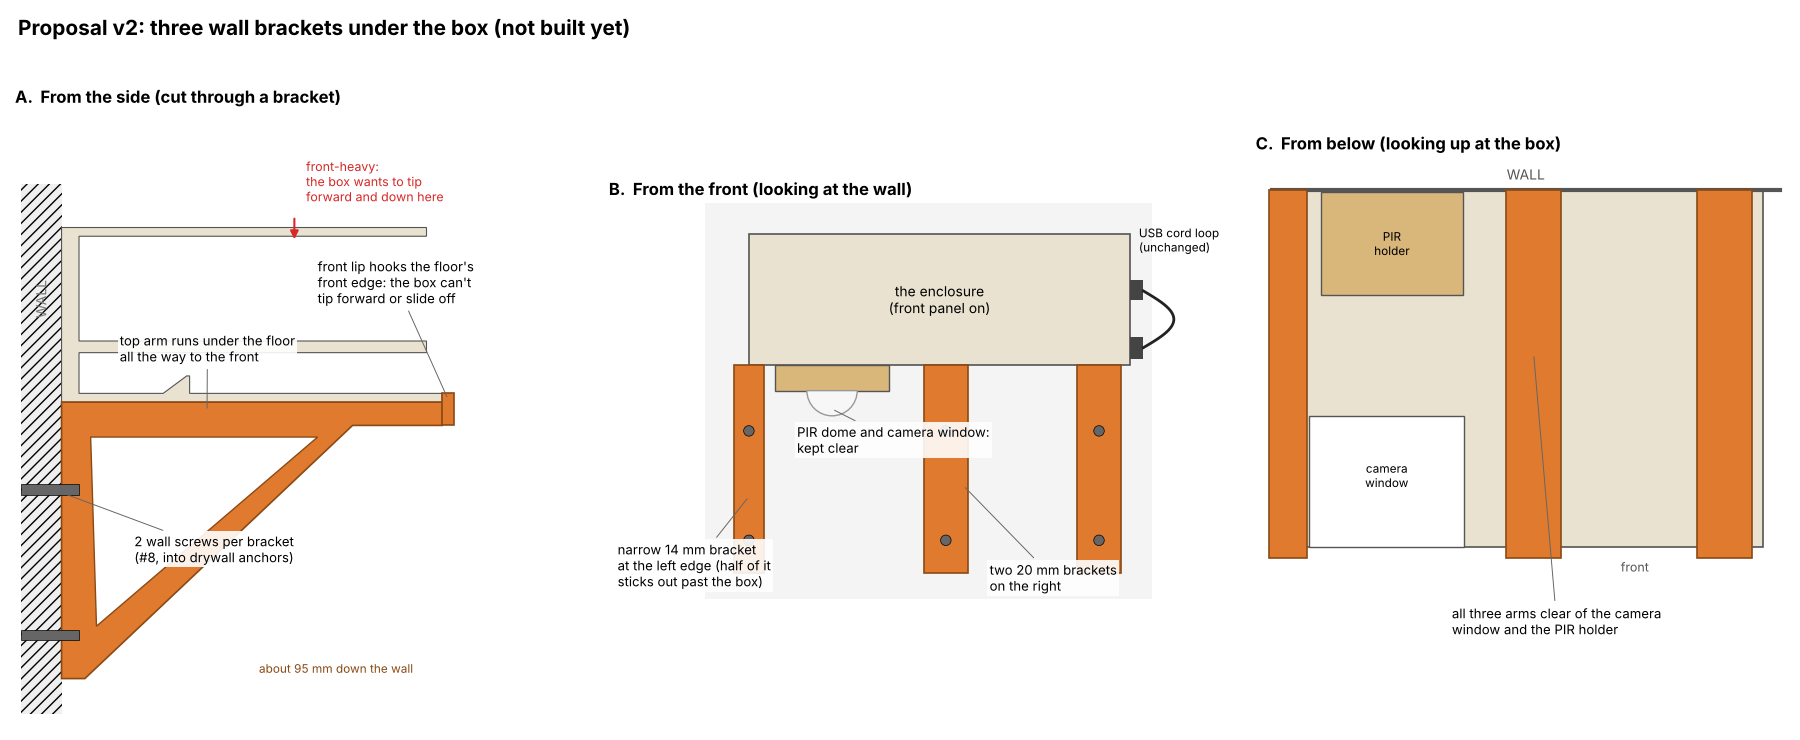

Reproduce this figure in Python.
import sys
sys.path.insert(0, "enclosure"); sys.path.insert(0, sys.argv[1])
import numpy as np, matplotlib
matplotlib.use("Agg")
import matplotlib.pyplot as plt
from matplotlib.patches import Rectangle, Polygon, Circle, Wedge, FancyArrowPatch, PathPatch
from matplotlib.path import Path
from section import section
import enclosure as e

BODY = "#e9e2d0"; BR = "#e07a2f"; RED = "#d62828"; BLUE = "#1f5fbf"; HOLD = "#d9b77a"
lab = dict(fontsize=9.5, bbox=dict(fc="white", ec="none", alpha=0.9, pad=1.5), zorder=20)
W, D, H = e.OUT_X, e.OUT_Y, e.OUT_Z
BRK = [(-7.0, 7.0), (80.0, 100.0), (150.0, 170.0)]   # x ranges: narrow left one + two 20 mm right ones
BX = tuple((a + b) / 2 for a, b in BRK)
LEG = 95.0                  # how far down the wall the bracket goes
ARM_T = 8.0
cam = (e.IN_X0 + e.FIT + e.CAM_FROM_TOP[0], e.IN_X0 + e.FIT + e.CAM_FROM_TOP[1], e.PHONE_Y1 - e.FIT - e.CAM_DEPTH)
pir = (e.PIR_C[0] - e.PIR_FLANGE[0] / 2, e.PIR_C[0] + e.PIR_FLANGE[0] / 2, e.PIR_C[1] - e.PIR_FLANGE[1] / 2, e.PIR_C[1] + e.PIR_FLANGE[1] / 2)

def fill(ax, shape, axis, at, color, z=2):
    for outer, holes in section(shape, axis, at):
        verts, codes = [], []
        for ring in [outer] + holes:
            verts += list(ring) + [ring[0]]; codes += [Path.MOVETO] + [Path.LINETO] * (len(ring) - 1) + [Path.CLOSEPOLY]
        ax.add_patch(PathPatch(Path(verts, codes), fc=color, ec="#555", lw=0.8, zorder=z))

def bracket_profile(y0=0.0):
    # side profile in (y, z): wall leg, top arm under the floor, gusset, front lip
    return [(y0, 0), (D + 4, 0), (D + 4, e.FLOOR + 0.5), (D, e.FLOOR + 0.5), (D, -ARM_T + 0.0) if False else (D, 0.0),
            (D, -ARM_T), (100, -ARM_T), (8, -LEG), (y0, -LEG)]

fig = plt.figure(figsize=(18, 7.4))
gs = fig.add_gridspec(1, 3, width_ratios=[1.05, 1.15, 1.0])

# ---- A: side view, cut through a bracket
ax = fig.add_subplot(gs[0]); ax.set_title("A.  From the side (cut through a bracket)", loc="left", fontsize=12, fontweight="bold")
ax.add_patch(Rectangle((-14, -LEG - 15), 14, H + LEG + 30, fc="#efefef", ec="none", hatch="///", zorder=0))
ax.text(-7, 30, "WALL", rotation=90, ha="center", fontsize=10, color="#777")
fill(ax, e.body_hung(), "x", BX[2], BODY)
prof = [(0, 0), (D, 0), (D, -ARM_T), (100, -ARM_T), (8, -LEG), (0, -LEG)]
ax.add_patch(Polygon(prof, fc=BR, ec="#8a4a14", lw=1.2, zorder=4))
ax.add_patch(Polygon([(D, -ARM_T), (D + 4, -ARM_T), (D + 4, e.FLOOR), (D, e.FLOOR)], fc=BR, ec="#8a4a14", lw=1.2, zorder=4))
# web cut-out (lightening) to show it's a gusset
ax.add_patch(Polygon([(10, -ARM_T - 4), (88, -ARM_T - 4), (12, -LEG + 18)], fc="white", ec="#8a4a14", lw=1, zorder=5))
for z in (-30, -80):
    ax.add_patch(Rectangle((-14, z - 1.8), 20, 3.6, fc="#666", ec="k", lw=0.5, zorder=6))
for xy, txt, at in [((-3, -30), "2 wall screws per bracket\n(#8, into drywall anchors)", (25, -55)),
                    ((D + 2, 1), "front lip hooks the floor's\nfront edge: the box can't\ntip forward or slide off", (88, 34)),
                    ((50, -3), "top arm runs under the floor\nall the way to the front", (20, 14))]:
    ax.annotate(txt, xy, at, arrowprops=dict(arrowstyle="-", color="#666", lw=0.7), **lab)
ax.add_patch(FancyArrowPatch((80, 55), (80, 64), arrowstyle="<|-", mutation_scale=12, color=RED, lw=1.5, zorder=9))
ax.text(84, 68, "front-heavy:\nthe box wants to tip\nforward and down here", fontsize=9, color=RED, va="bottom")
ax.text(D - 10, -LEG + 2, "about 95 mm down the wall", fontsize=8.5, color="#8a4a14", ha="right")
ax.set_xlim(-16, 175); ax.set_ylim(-LEG - 12, H + 40); ax.set_aspect("equal"); ax.axis("off")

# ---- B: from the front
ax = fig.add_subplot(gs[1]); ax.set_title("B.  From the front (looking at the wall)", loc="left", fontsize=12, fontweight="bold")
ax.add_patch(Rectangle((-20, -LEG - 12), W + 30, H + LEG + 30, fc="#f4f4f4", ec="none", zorder=0))
ax.add_patch(Rectangle((0, 0), W, H, fc=BODY, ec="#555", lw=1.2, zorder=2))
ax.text(W / 2, H / 2, "the enclosure\n(front panel on)", ha="center", va="center", fontsize=10, zorder=3)
# camera + PIR hanging below at the left
ax.add_patch(Rectangle((pir[0], -11.6), pir[1] - pir[0], 11.6, fc=HOLD, ec="#555", zorder=3))
ax.add_patch(Wedge((e.PIR_C[0], -11.6), 11.5, 180, 360, fc="#f7f7f7", ec="#999", zorder=3))
ax.annotate("PIR dome and camera window:\nkept clear", (e.PIR_C[0], -20), (22, -40), arrowprops=dict(arrowstyle="-", color="#666", lw=0.7), **lab)
for a, b in BRK:
    ax.add_patch(Rectangle((a, -LEG), b - a, LEG, fc=BR, ec="#8a4a14", lw=1.2, zorder=4))
    for z in (-30, -80):
        ax.add_patch(Circle(((a + b) / 2, z), 2.4, fc="#666", ec="k", lw=0.5, zorder=5))
ax.annotate("two 20 mm brackets\non the right", (BX[1] + 8, -55), (110, -LEG - 8), arrowprops=dict(arrowstyle="-", color="#666", lw=0.7), **lab)
ax.annotate("narrow 14 mm bracket\nat the left edge (half of it\nsticks out past the box)", (BX[0], -60), (-60, -LEG - 6), arrowprops=dict(arrowstyle="-", color="#666", lw=0.7), **lab)
ax.add_patch(Rectangle((W, 3), 6, 10, fc="#444", zorder=3)); ax.add_patch(Rectangle((W, 30), 6, 9, fc="#444", zorder=3))
ax.plot(W + 6 + 14 * np.sin(np.linspace(0, np.pi, 30)), np.linspace(8, 34, 30), color="#222", lw=2, zorder=3)
ax.text(W + 4, 52, "USB cord loop\n(unchanged)", fontsize=8.5)
ax.set_xlim(-64, W + 40); ax.set_ylim(-LEG - 22, H + 14); ax.set_aspect("equal"); ax.axis("off")

# ---- C: from below
ax = fig.add_subplot(gs[2]); ax.set_title("C.  From below (looking up at the box)", loc="left", fontsize=12, fontweight="bold")
fl = lambda y: -y
ax.add_patch(Rectangle((0, fl(D)), W, D, fc=BODY, ec="#555", lw=1.2))
ax.plot([-6, W + 6], [0, 0], color="#555", lw=3); ax.text(W / 2, 4, "WALL", ha="center", fontsize=10, color="#555")
ax.add_patch(Rectangle((cam[0], fl(D)), cam[1] - cam[0], D - cam[2], fc="white", ec="#555")); ax.text((cam[0] + cam[1]) / 2, fl(D) + 22, "camera\nwindow", ha="center", fontsize=8.5)
ax.add_patch(Rectangle((pir[0], fl(pir[3])), pir[1] - pir[0], pir[3] - pir[2], fc=HOLD, ec="#555")); ax.text(e.PIR_C[0], fl(e.PIR_C[1]), "PIR\nholder", ha="center", va="center", fontsize=8.5)
for a, b in BRK:
    ax.add_patch(Rectangle((a, fl(D + 4)), b - a, D + 4, fc=BR, ec="#8a4a14", lw=1.2, zorder=4))
ax.text(W / 2 + 40, fl(D) - 9, "front", ha="center", fontsize=9, color="#555")
ax.annotate("all three arms clear of the camera\nwindow and the PIR holder", (BX[1], fl(60)), (60, fl(D) - 32), arrowprops=dict(arrowstyle="-", color="#666", lw=0.7), **lab)
ax.set_xlim(-12, W + 8); ax.set_ylim(fl(D) - 44, 12); ax.set_aspect("equal"); ax.axis("off")

fig.suptitle("Proposal v2: three wall brackets under the box (not built yet)", fontsize=15, fontweight="bold", x=0.01, ha="left")
plt.tight_layout(rect=(0, 0, 1, 0.94)); plt.savefig(sys.argv[1] + "/bracket_concept.png", dpi=100, facecolor="white")
